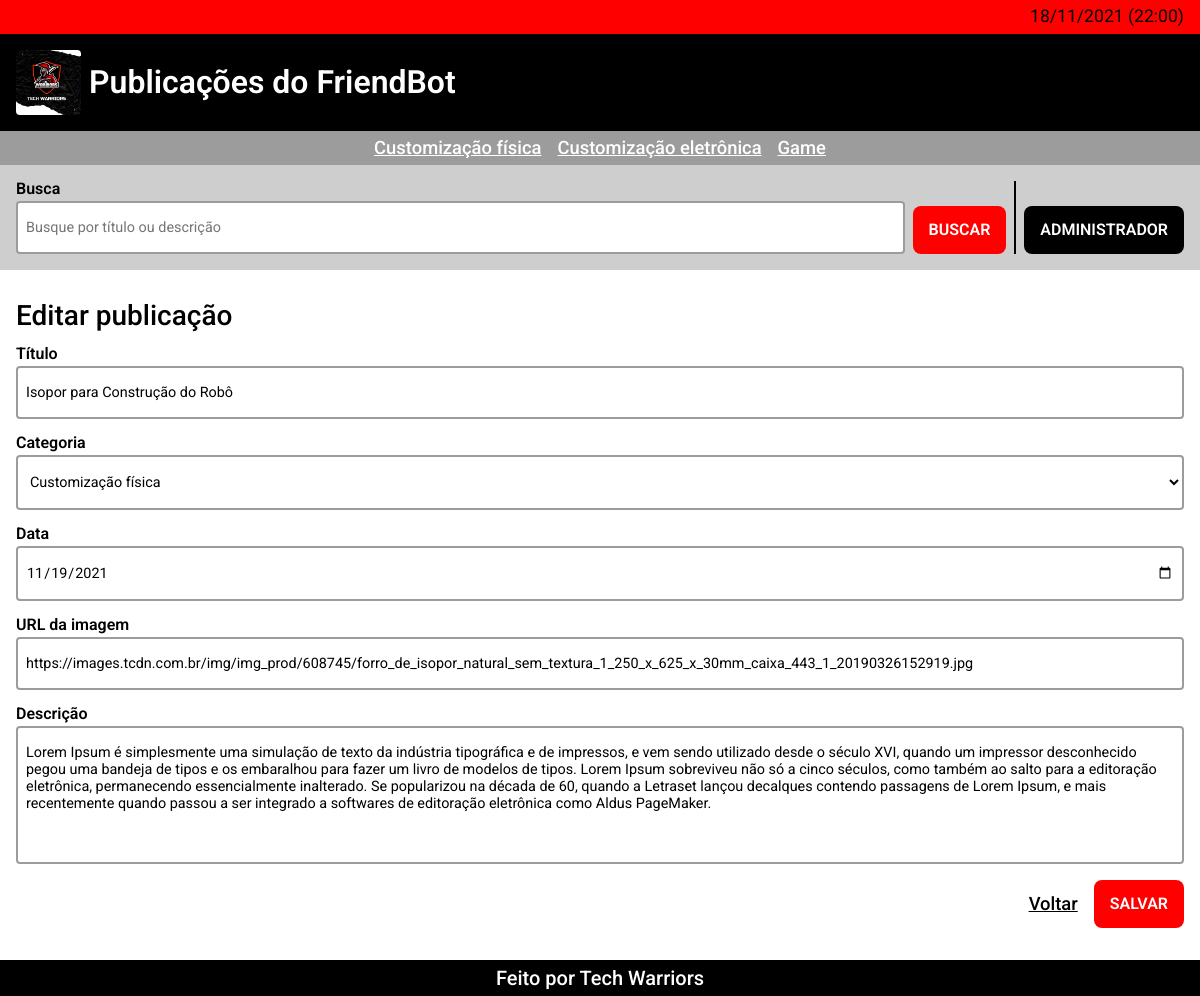
Screenshot of /admin/save.php?id=62 with the database file from the repository.
### tables this page shows
CREATE TABLE `posts` (
  `id` int(10) NOT NULL,
  `title` varchar(250) NOT NULL,
  `category` varchar(250) NOT NULL,
  `date` date NOT NULL,
  `image_url` varchar(5000) NOT NULL,
  `description` varchar(1000) NOT NULL
);

### utils/validations.php (called while the page is built, shortened)
<?php
    function has_id($value){
        return $value !== 0;
    }
?>

### utils/environment.php (called while the page is built, shortened)
<?php
    $table = "posts";
?>

### admin/save.php (the view, shortened to what this page needs)
<?php require_once("../components/header.php") ?>
<?php
    require_once("../utils/connection.php");
    require_once("../utils/validations.php");
    $submitted = isset($_POST['submit']);
    $id = intval($_REQUEST['id'] ?? null);
    $title = $_POST['title'] ?? null;
    $description = $_POST['description'] ?? null;
    $image_url = $_POST['image_url'] ?? null;
    $date = $_POST['date'] ?? null;
    $category = $_POST['category'] ?? null;
    $has_id = has_id($id);
    if($has_id && $submitted){
        $statement = $connection -> prepare("UPDATE $table set title='$title', description='$description', image_url='$image_url', date='$date', category='$category' WHERE id=$id");
        try{
            $statement -> execute();
            $message = "Publicação atualizada";
        } catch(Exception $error){
            show_error($error);
        }
    } else if($has_id){
        $statement = $connection -> prepare("SELECT title, description, image_url, date, category FROM $table WHERE id=$id");
        try{
            $statement -> execute();
            $result = $statement -> fetch(PDO::FETCH_OBJ);
            $title = $result -> title;
            $description = $result -> description;
            $image_url = $result -> image_url;
            $date = $result -> date;
            $category = $result -> category;
        } catch(Exception $error){
            show_error($error);
        }
    } else if($submitted){
        $statement = $connection -> prepare("INSERT INTO $table(title, description, image_url, date, category) VALUES ('$title', '$description', '$image_url', '$date', '$category')");
        try{
            $statement -> execute();
            $message = "Publicação criada";
        } catch(Exception $error){
            show_error($error);
        }
    }
?>
<form class="form" name="save_form" action="./save.php" method="POST">
    <fieldset class="form__fieldset">
        <legend class="form__subtitle subtitle"><?php echo $has_id ? "Editar" : "Criar" ?> publicação</legend>
        <div class="field">
            <label class="field__label" for="title">Título</label>
            <input autofocus class="field__input" placeholder="Coloque o título" value="<?php echo $title ?>" type="text" name="title" id="title" maxlength="250" required>
        </div>
        <div class="field">
            <label class="field__label" for="categories">Categoria</label>
            <select name="category" required id="categories" class="field__input">
                <?php
                    foreach($categories as $key => $category_select){
                        echo ($key === 0 && !$has_id) || $category_select === $category ? "<option selected value='$category_select'>$category_select</option>" : "<option value='$category_select'>$category_select</option>";
                    }
                ?>
            </select>
        </div>
        <div class="field">
            <label class="field__label" for="date">Data</label>
            <input class="field__input" placeholder="Coloque a data" value="<?php echo $date ?>" type="date" name="date" id="date" required>
        </div>
        <div class="field">
            <label class="field__label" for="url-image">URL da imagem</label>
            <input class="field__input" placeholder="Coloque a URL" value="<?php echo $image_url ?>" type="url" name="image_url" id="url-image" maxlength="5000" required>
        </div>
        <div class="field">
            <label class="field__label" for="description">Descrição</label>
            <textarea class="field__input" name="description" id="description" rows="6" required maxlength="1000" placeholder="Coloque a descrição"><?php echo $description ?></textarea>
        </div>
        <div class="form__actions">
            <a class="link link--black" href="./index.php" target="_self">Voltar</a>
            <input class="button" value="<?php echo $has_id ? 'Salvar' : 'Criar' ?>" name="submit" type="submit">
        </div>
    </fieldset>
</form>
<?php require_once("../components/footer.php") ?>

### stylesheets/variables.css (style rules this page uses)
:root { --space: 16px; --half-space: calc(var(--space) / 2); --double-space: calc(var(--space) * 2); --primary: #f00; --black: #000; --white: #fff; --time: .25s; --grey: #9c9c9c; --light-grey: #cecece; --border: 2px solid var(--black); --radius: 4px; }

### stylesheets/general.css (style rules this page uses)
html, body { background-color: var(--white); font-size: var(--space); height: auto; min-height: 100vh; }
* { font-family: 'Roboto', sans-serif !important; box-sizing: border-box; }
input, img { border-radius: var(--radius); }
.body { display: flex; flex-direction: column; }
.subtitle { color: var(--black); font-size: 1.75rem; font-weight: 500; }

### stylesheets/button.css (style rules this page uses)
.button { text-decoration: none; color: var(--white); font-weight: 600; text-transform: uppercase; padding: var(--space); background-color: var(--primary); border-radius: var(--half-space); transition: opacity var(--time); border: none; font-size: 1rem; cursor: pointer; text-align: center; line-height: 1; margin: 0; display: block; width: fit-content; }

### stylesheets/field.css (style rules this page uses)
.field { display: flex; flex-direction: column; width: 100%; row-gap: var(--radius); }
.field .field__label { font-weight: 600; color: var(--black); font-size: 1rem; }
.field .field__input { padding: var(--space) var(--half-space); border: var(--border); border-radius: var(--radius); outline: none; transition: box-shadow var(--time); border-color: var(--grey); font-size: .9rem; background-color: var(--white); resize: none; }

### stylesheets/form.css (style rules this page uses)
.form { width: 100%; }
.form .form__fieldset { display: flex; flex-direction: column; row-gap: var(--space); }
.form .form__subtitle { margin-bottom: var(--space); display: block; }
.form .form__actions { display: flex; justify-content: flex-end; column-gap: var(--space); align-items: center; }

### stylesheets/link.css (style rules this page uses)
.link { font-size: 1.15rem; color: var(--white); font-weight: 500; }
.link--black { color: var(--black); }

### rows the page displays
posts: title "Isopor para Construção do Robô", category "Customização física", date "11/19/2021", image_url "https://images.tcdn.com.br/img/img_prod/608745/forro_de_isopor_natural_sem_textura_1_250_x_625_x_30mm_caixa_443_1_20190326152919.jpg", description "Lorem Ipsum é simplesmente uma simulação de texto da indústria tipográfica e de impressos, e vem sendo utilizado desde o século XVI, quando um impressor desconhecido pegou uma bandeja de tipos e os embaralhou para fazer um livro de modelos de tipos. Lorem Ipsum sobreviveu não só a cinco séculos, como também ao salto para a editoração eletrônica, permanecendo essencialmente inalterado. Se popularizou na década de 60, quando a Letraset lançou decalques contendo passagens de Lorem Ipsum, e mais recentemente quando passou a ser integrado a softwares de editoração eletrônica como Aldus PageMaker."

### other values shown
date($format) "18/11/2021 (22:00)"
$category "Customização física"
$category "Customização eletrônica"
$category "Game"
